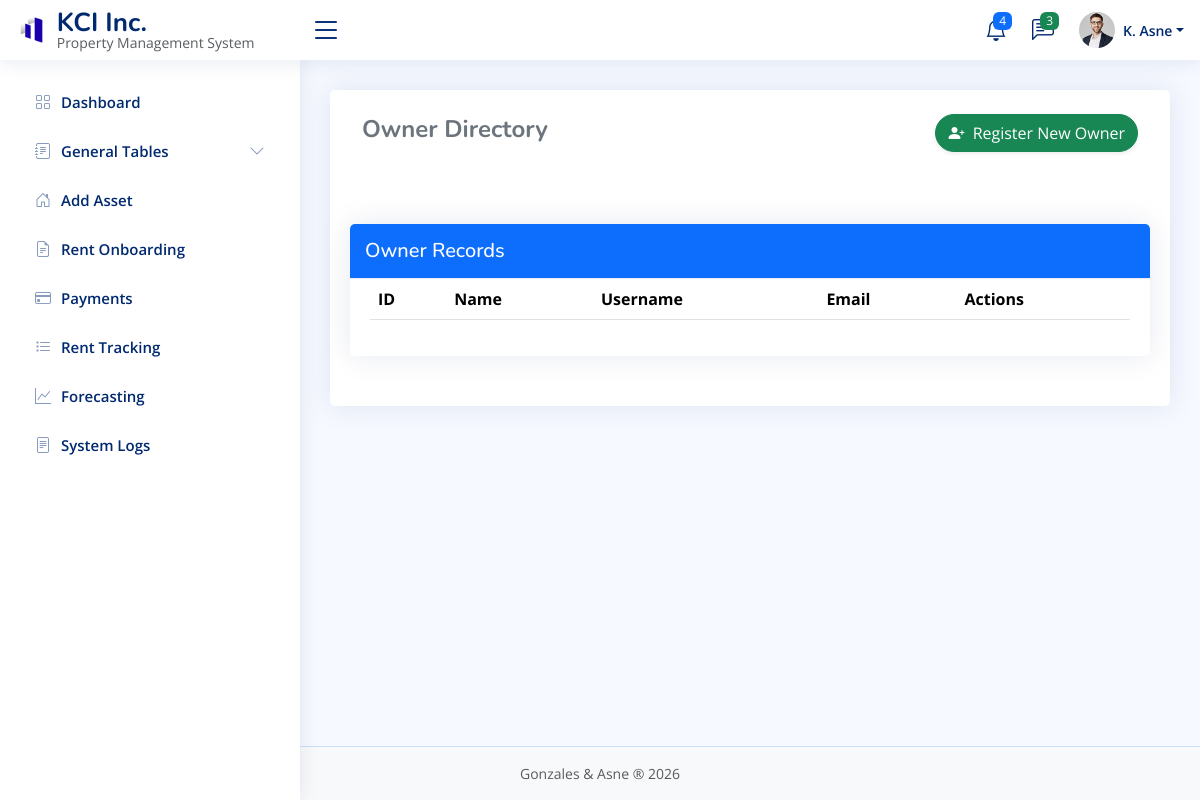
The app's page /admin.php?page=owners, older data.
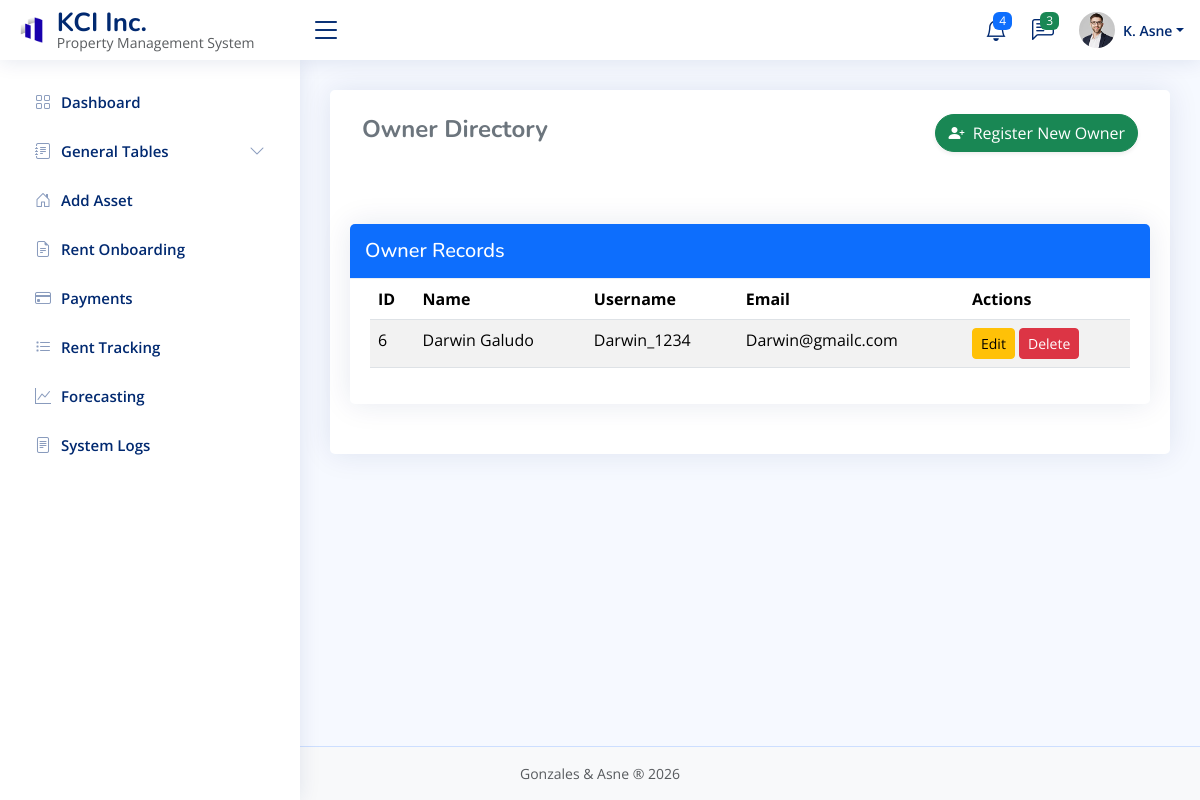
The same page, newer data.
### tables this page shows
CREATE TABLE `users` (
  `user_id` int(11) NOT NULL,
  `username` varchar(50) NOT NULL,
  `first_name` varchar(50) NOT NULL,
  `middle_name` varchar(50) DEFAULT NULL,
  `last_name` varchar(50) NOT NULL,
  `role` varchar(30) NOT NULL,
  `email` varchar(100) NOT NULL,
  `password_hash` varchar(255) NOT NULL,
  `status` enum('active','inactive','banned') DEFAULT 'active',
  `created_at` timestamp NOT NULL DEFAULT current_timestamp(),
  `updated_at` timestamp NOT NULL DEFAULT current_timestamp() ON UPDATE current_timestamp()
);

### admin_modules/tbl_owner.php (the view, shortened to what this page needs)
<?php
require_once "conn.php";
$owners = $conn->query("SELECT * FROM users WHERE role = 'Owner' ORDER BY user_id DESC");
?>
<div class="container-fluid py-4">
  <div class="d-flex justify-content-between align-items-center mb-4">
    <h4 class="fw-bold text-secondary">Owner Directory</h4>
    <button class="btn btn-success shadow-sm rounded-pill" data-bs-toggle="modal" data-bs-target="#regOwnerModal">
      <i class="bi bi-person-plus-fill me-1"></i> Register New Owner
    </button>
  </div>
</div>
<div class="card mt-4">
  <div class="card-header bg-primary text-white d-flex justify-content-between align-items-center">
    <div>
      <h5 class="mb-0">Owner Records</h5>
    </div>
  </div>
  <div class="card-body table-responsive">
    <table class="table table-striped">
      <thead>
        <tr>
          <th>ID</th>
          <th>Name</th>
          <th>Username</th>
          <th>Email</th>
          <th>Actions</th>
        </tr>
      </thead>
      <tbody>
        <?php while ($r = $owners->fetch_assoc()): ?>
          <tr>
            <td><?= $r['user_id'] ?></td>
            <td><?= htmlspecialchars($r['first_name'] . ' ' . $r['last_name']) ?></td>
            <td><?= htmlspecialchars($r['username']) ?></td>
            <td><?= htmlspecialchars($r['email']) ?></td>
            <td>
              <button class="btn btn-warning btn-sm" data-bs-toggle="modal"
                data-bs-target="#editOwnerModal<?= $r['user_id'] ?>">Edit</button>
              <form method="POST" style="display:inline" onsubmit="return confirm('Delete this owner?')">
                <button type="submit" class="btn btn-danger btn-sm">Delete</button>
              </form>
            </td>
          </tr>
        <?php endwhile; ?>
      </tbody>
    </table>
  </div>
</div>

Row changes from the older to the newer data that the page shows:
added users: user_id "6", first_name+last_name "Darwin Galudo", username "Darwin_1234", email "Darwin@gmailc.com"
